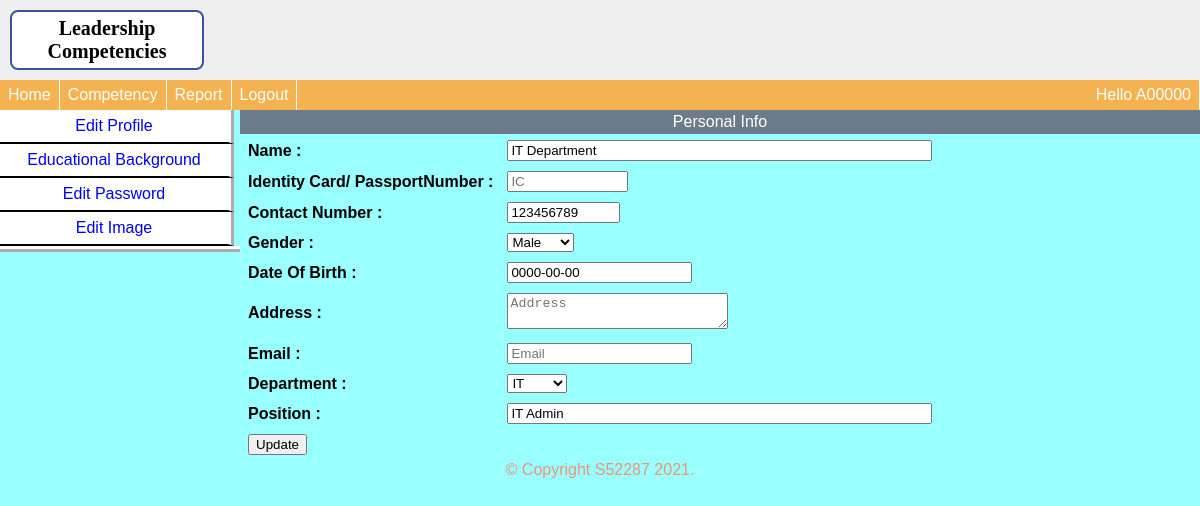
The app's page /User/EditUserProfile.php (signed in) with its own data.
### tables this page shows
CREATE TABLE `account` (
  `EmployeeID` varchar(255) NOT NULL,
  `Name` varchar(255) NOT NULL,
  `IC` varchar(255) NOT NULL,
  `Contact_Number` varchar(255) NOT NULL,
  `Gender` varchar(255) NOT NULL,
  `Date_of_Birth` date NOT NULL,
  `Address` varchar(255) NOT NULL,
  `Email` varchar(255) NOT NULL,
  `Department` varchar(255) NOT NULL,
  `Position` varchar(255) NOT NULL,
  `image_url` varchar(255) NOT NULL
);

### User/EditUserProfile.php (the view, shortened to what this page needs)
<!DOCTYPE html>
<html>
<head>
<link rel="stylesheet" type="text/css" href="welcomeuser.css"/>
<link rel="stylesheet" href="//code.jquery.com/ui/1.12.1/themes/base/jquery-ui.css">
</head>
<body>
<?php
				$db = mysqli_connect('localhost', 'root', '', 'leadercompetency');
				$ID= $_SESSION["username"];
				$sql=mysqli_query($db,"SELECT * FROM account where EmployeeID='$ID' ");
				$row  = mysqli_fetch_array($sql);
				$sqlsss=mysqli_query($db,"SELECT Department FROM account where EmployeeID='$ID'");
				$rowsss=mysqli_fetch_array($sqlsss);
?>
<div class="tp-container">
<div class="tp-boxwrap">
<header>
<div class="tp-logo">Leadership
Competencies</div>
</header>
<div class="tp-content">
	<div class="tp-contentbox">
	<div class="tp-infostrip">
		<nav>
		<ul>
			<li class="left"><a href="Welcomeuser.php">Home</a></li>
			<li class="left"><a href="UserCompetency.php">Competency</a></li>
			<li class="left"><a href="Report.php">Report</a></li>
			<li class="left"><a href="Logout.php">Logout</a></li>
			<li class="right"><a href="Welcomeuser.php">Hello <?php echo $_SESSION['username']; ?></a></li>
		</nav>
	</div>
	<div class="tp-contentwrap1">
		<div class="left wt_25 side_1">
			<div class="menu_list">
				<li><a href="EditUserProfile.php">Edit Profile</a></li>
				<li><a href="Educational.php">Educational Background</a></li>
				<li><a href="UserChangePassword.php">Edit Password</a></li>
				<li><a href="UserChangeImage.php">Edit Image</a></li>
			</div>
		</div>
		<div class="right wt_75">
			<?php
					$id= $_SESSION["username"];
          $db1 = mysqli_connect('localhost', 'root', '', 'leadercompetency');
					$sql="SELECT * FROM  account  where  EmployeeID='$id'";
					$result=mysqli_query($db1,$sql);
			?>
			<div class="tp-contentwrap2">
			<div class="strip-profile">Personal Info</div>
			<form action="" method="post" enctype="multipart/form-data">
			<table>
			    <tr>
				<td class="td_1">Name :</td>
				<td  class="left"><input type="text" name="name" value="<?php  echo  $row['Name'];  ?>" placeholder="Name" id="my-field" required maxlength="50" size="50"/></td>
			    </tr>
				<tr>
				<td class="td_1">Identity Card/ PassportNumber :</td>
				<td  class="left"><input type="text" name="ic" value="<?php  echo  $row['IC'];  ?>" placeholder="IC" required maxlength="12" size="12"/></td>
				</tr>
				<tr>
				<td class="td_1">Contact Number :</td>
				<td class="left"><input type="text" name="contact_number" value="<?php  echo  $row['Contact_Number'];  ?>" placeholder="Contact number" required  maxlength="11" size="11" oninput="this.value = this.value.replace(/[^0-9.]/g, '').replace(/(\..*?)\..*/g, '$1');"/></td>
				</tr>
				<tr>
				<td class="td_1">Gender :</td>
				<td  class="left"><?php $sad=$row['Gender']; if($sad=="male"){$rs="selected";}else{$rs="";}if($sad=="female"){$acer="selected";}else{$acer="";}  ?>
				<select name="gender">
					<option value="male" <?php echo $rs;?> >Male</option>
				</select></td>
				</tr>
				<tr>
				<td class="td_1">Date Of Birth :</td>
				<td class="left"><input type="text" name="dob" id="txtfuturedate" class="datepicker" value="<?php  echo  $row['Date_of_Birth'];  ?>" placeholder="dd/mm/yyyy" required /></td>
				</tr>
				<tr>
				<td class="td_1">Address :</td>
				<td  class="left"><textarea name="address" placeholder="Address"  rows="2" cols="25" required><?php  echo  $row['Address'];?></textarea></td>
				</tr>
				<tr>
				<td class="td_1">Email :</td>
				<td  class="left"><input type="email" name="email" value="<?php  echo  $row['Email'];  ?>" placeholder="Email" required /></td>
				</tr>
				<tr>
				<td class="td_1">Department :</td>
				<td  class="left">
				<select name="department">
<option value="<?php echo $rowsss['Department'];?>"><?php echo $rowsss['Department'];?></option>
</select></td>
				</tr>
				<tr>
				<td class="td_1">Position :</td>
				<td  class="left"><input type="text" name="position" id="my-field2" value="<?php  echo  $row['Position'];  ?>" placeholder="Position" required  maxlength="50" size="50" /></td>
				</tr>
				<tr>
				<td  class="left"><input type="submit" name="submit" value="Update" class="btn"/></td>
				</tr>
				</form>
			</div>
			</div>
		</div>
</div>
  	</div>
	<footer>
	<div class="">&copy; Copyright S52287 2021.</div>
</footer>
</div>
</div>
</body>
</html>

### User/welcomeuser.css (style rules this page uses)
body,ul,li { margin:0px;padding:0; }
body { background: #99ffff; font-family:sans-serif; }
a { text-decoration:none; }
footer { text-align: center; padding: 3px; color: DarkSalmon; }
.left { float:left; }
.right { float:right; }
.wt_25 { width:19.999%; }
.wt_75 { width:79.999%; }
.tp-container { width:100%; margin:0px auto; }
.tp-boxwrap { max-width:100%;margin:0px auto; }
.tp-logo { font-size:20px; font-weight:bold; font-family:comic sans ms; border:2px solid #3A539B; background:#fff; width:180px; text-align:center; border-radius:8px; padding:5px; margin:10px 0 0 10px; float:left; }
header { width:100%; background:#eee; height:80px; }
.tp-content { width:100%; }
.tp-contentbox { width:100%;margin:0px auto; }
.tp-infostrip { width:100%; float:left; }
.tp-infostrip nav { width:100%; }
.tp-infostrip nav ul { width:100%; float:left; background:#F4B350; }
.tp-infostrip nav ul li { list-style:none; }
.tp-infostrip nav ul li a { float:left; color:#fff; padding:6px 8px 6px; border-right:1px solid #fff; }
.tp-contentwrap1 { width:100%;float:left; }
.side_1 { border-bottom:6px ridge #fff; }
.menu_list li { list-style:none; }
.menu_list li a { border-right:6px ridge #fff;float:left; background:#fff; border-bottom:2px solid #000; width:95%; padding:7px 0px 7px; text-align:center; }
.strip-profile { background:#6C7A89; color:#fff; text-align:center;padding:3px 0px 3px; }
tr td { padding:4px 6px 4px; }
.td_1 { font-weight:bold; }
.tp-contentwrap2 { width:100%; margin:0px auto; }

### records on screen
account: name "IT Department", contact_number "123456789", dob "0000-00-00", department "IT", position "IT Admin"

### other values on screen
$_SESSION['username'] "A00000"
